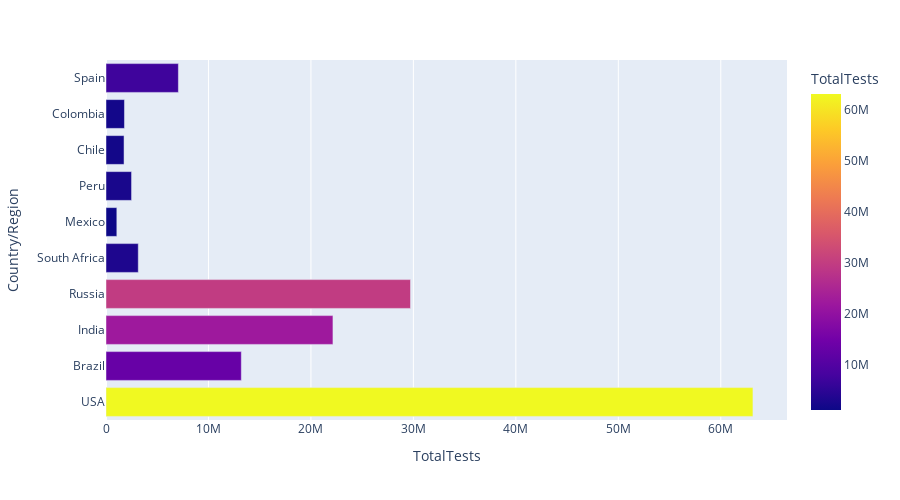

Notebook code for this chart:
### Code cell
px.bar(df1.head(10), x='TotalTests', y='Country/Region',
       color='TotalTests',  orientation ="h", height=500, hover_data=['Country/Region','Continent'])

### Figure 1 — Plotly figure (JSON) as saved in the notebook; plotly's stock layout.template omitted (floating-point values rounded to 4 significant figures)
{"data": [{"alignmentgroup": "True", "customdata": [["North America"], ["South America"], ["Asia"], ["Europe"], ["Africa"], ["North America"], ["South America"], ["South America"], ["South America"], ["Europe"]], "hovertemplate": "TotalTests=%{marker.color}<br>Country/Region=%{y}<br>Continent=%{customdata[0]}<extra></extra>", "legendgroup": "", "marker": {"color": [63139605, 13206188, 22149351, 29716907, 3149807, 1056915, 2493429, 1760615, 1801835, 7064329], "coloraxis": "coloraxis", "pattern": {"shape": ""}}, "name": "", "offsetgroup": "", "orientation": "h", "showlegend": false, "textposition": "auto", "type": "bar", "x": [63139605, 13206188, 22149351, 29716907, 3149807, 1056915, 2493429, 1760615, 1801835, 7064329], "xaxis": "x", "y": ["USA", "Brazil", "India", "Russia", "South Africa", "Mexico", "Peru", "Chile", "Colombia", "Spain"], "yaxis": "y"}], "layout": {"barmode": "relative", "coloraxis": {"colorbar": {"title": {"text": "TotalTests"}}, "colorscale": [[0, "#0d0887"], [0.1111, "#46039f"], [0.2222, "#7201a8"], [0.3333, "#9c179e"], [0.4444, "#bd3786"], [0.5556, "#d8576b"], [0.6667, "#ed7953"], [0.7778, "#fb9f3a"], [0.8889, "#fdca26"], [1, "#f0f921"]]}, "height": 500, "legend": {"tracegroupgap": 0}, "margin": {"t": 60}, "xaxis": {"anchor": "y", "domain": [0, 1], "title": {"text": "TotalTests"}}, "yaxis": {"anchor": "x", "domain": [0, 1], "title": {"text": "Country/Region"}}}}
